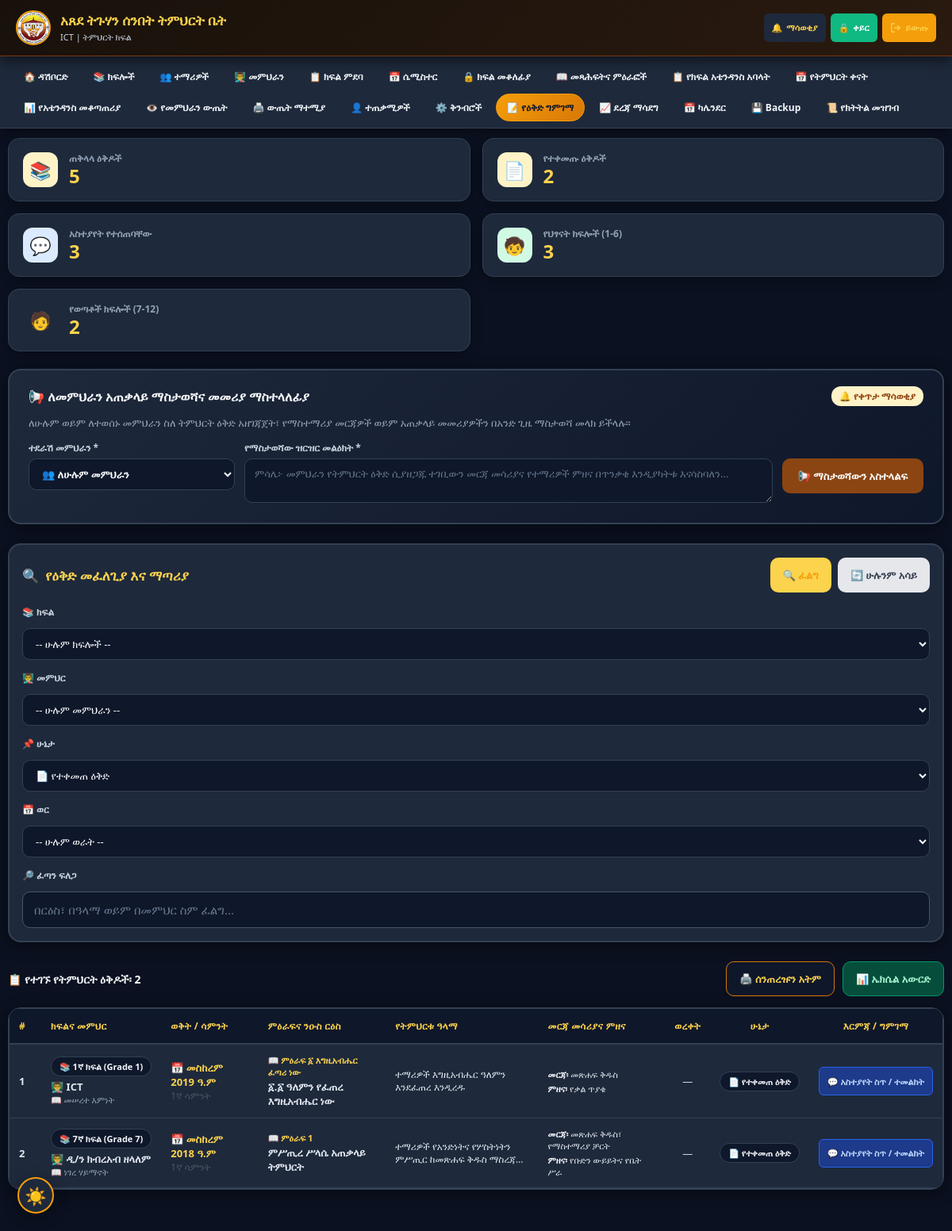
Screenshot of /lesson_plan_admin_review.php?status=submitted (signed in) with the database file from the repository.
### tables this page shows
CREATE TABLE `lesson_plans` (
  `id` int(11) NOT NULL,
  `teacher_id` int(11) NOT NULL,
  `class_id` int(11) NOT NULL,
  `semester_id` int(11) NOT NULL,
  `subject` varchar(150) DEFAULT NULL,
  `ethiopian_year` int(11) NOT NULL,
  `ethiopian_month` tinyint(4) NOT NULL,
  `week_number` varchar(50) DEFAULT NULL,
  `chapter` varchar(255) DEFAULT NULL,
  `sub_topic` varchar(255) DEFAULT NULL,
  `ethiopian_day` tinyint(4) NOT NULL DEFAULT 1,
  `lesson_number` varchar(20) DEFAULT NULL,
  `topic` varchar(255) DEFAULT '',
  `duration_minutes` int(11) DEFAULT NULL,
  `objective` text DEFAULT NULL,
  `teaching_method` text DEFAULT NULL,
  `materials` text DEFAULT NULL,
  `activities` text DEFAULT NULL,
  `homework` text DEFAULT NULL,
  `evaluation` text DEFAULT NULL,
  `notes` text DEFAULT NULL,
  `paper_photo_path` varchar(255) DEFAULT NULL COMMENT 'Optional photo of the original paper plan, for reference alongside the digital entry - no automatic text extraction (OCR) is performed; the teacher types the fields themselves.',
  `status` enum('draft','submitted','reviewed','approved','needs_correction') NOT NULL DEFAULT 'draft',
  `admin_feedback` text DEFAULT NULL,
  `version` int(11) NOT NULL DEFAULT 1,
  `created_at` timestamp NOT NULL DEFAULT current_timestamp(),
  `updated_at` timestamp NOT NULL DEFAULT current_timestamp() ON UPDATE current_timestamp(),
  `is_deleted` tinyint(1) NOT NULL DEFAULT 0
);

CREATE TABLE `classes` (
  `id` int(11) NOT NULL,
  `grade_id` int(11) DEFAULT NULL,
  `name` varchar(50) NOT NULL,
  `description` text DEFAULT NULL,
  `created_at` timestamp NOT NULL DEFAULT current_timestamp()
);

CREATE TABLE `users` (
  `id` int(11) NOT NULL,
  `name` varchar(100) NOT NULL,
  `username` varchar(50) NOT NULL,
  `phone` varchar(20) DEFAULT NULL,
  `photo` varchar(255) DEFAULT NULL,
  `role` enum('admin','teacher','attendance_submitter') NOT NULL DEFAULT 'teacher',
  `status` enum('active','inactive') NOT NULL DEFAULT 'active',
  `password` varchar(255) NOT NULL,
  `first_login` tinyint(1) DEFAULT 1,
  `dark_mode` tinyint(1) DEFAULT 0,
  `created_at` timestamp NOT NULL DEFAULT current_timestamp(),
  `can_edit_marks` tinyint(1) DEFAULT 1,
  `can_edit_attendance` tinyint(1) DEFAULT 0
);

### lesson_plan_admin_review.php (the view, shortened to what the rows shown need)
<?php
require_once 'db.php';
$f_status = trim($_GET['status'] ?? '');
$where = "WHERE lp.is_deleted = 0";
$params = [];
$types = "";
if ($f_status !== '') {
    $where .= " AND lp.status = ?";
    $types .= "s";
    $params[] = $f_status;
}
$plans = dbFetchAll(
    $conn,
    "SELECT lp.*, c.name as class_name, u.name as teacher_name, u.phone as teacher_phone
     FROM lesson_plans lp
     JOIN classes c ON lp.class_id = c.id
     JOIN users u ON lp.teacher_id = u.id
     $where
     ORDER BY lp.updated_at DESC, lp.id DESC
     LIMIT 250",
    $types,
    $params
);
$status_labels = [
    'submitted' => '📄 የተቀመጠ ዕቅድ',
    'reviewed' => '💬 አስተያየት ተሰጥቷል'
];
?>
<!DOCTYPE html>
<html lang="am">
<head>
    <?php include 'pwa_head.php'; ?>
</head>
<body class="no-print">
    <?php include 'mobile_nav.php'; ?>
    <div class="main-container">
        <div class="table-card">
            <?php if (empty($plans)): ?>
                <div style="text-align:center; padding:50px 20px; color:#6B7280;">
                    <div style="font-size:48px; margin-bottom:12px;">📭</div>
                    <h3 style="color:var(--brown-dark); margin-bottom:6px;">ምንም ዕቅድ አልተገኘም</h3>
                    <p style="font-size:13px;">በተመረጡት ማጣሪያዎች መሠረት ምንም የትምህርት ዕቅድ አልተመዘገበም።</p>
                </div>
            <?php else: ?>
                <div class="table-responsive">
                    <table class="plans-table" id="plansTable">
                        <thead>
                            <tr>
                                <th style="width:40px;">#</th>
                                <th>ክፍልና መምህር</th>
                                <th>ወቅት / ሳምንት</th>
                                <th>ምዕራፍና ንዑስ ርዕስ</th>
                                <th>የትምህርቱ ዓላማ</th>
                                <th>መርጃ መሳሪያና ምዘና</th>
                                <th style="text-align:center;">ወረቀት</th>
                                <th style="text-align:center;">ሁኔታ</th>
                                <th class="no-print" style="text-align:center;">እርምጃ / ግምገማ</th>
                            </tr>
                        </thead>
                        <tbody>
                            <?php
                            $badgeClasses = [
                                'submitted' => 'badge-submitted',
                                'approved' => 'badge-approved',
                                'needs_correction' => 'badge-needs_correction',
                                'reviewed' => 'badge-reviewed',
                                'draft' => 'badge-draft'
                            ];
                            foreach ($plans as $idx => $p):
                                $monthName = getEthiopianMonthName($p['ethiopian_month']);
                                $topicTitle = $p['sub_topic'] ?: ($p['topic'] ?: 'የትምህርት ዕቅድ');
                                $statusBadgeClass = $badgeClasses[$p['status']] ?? 'badge-draft';
                                $statusLabelText = $status_labels[$p['status']] ?? $p['status'];
                            ?>
                            <tr id="plan-row-<?php echo $p['id']; ?>">
                                <td style="font-weight:700; color:#9CA3AF;"><?php echo $idx + 1; ?></td>
                                <td>
                                    <span class="badge badge-class" style="margin-bottom:4px;">
                                        📚 <?php echo htmlspecialchars($p['class_name']); ?>
                                    </span>
                                    <div class="teacher-cell">
                                        👨‍🏫 <?php echo htmlspecialchars($p['teacher_name']); ?>
                                    </div>
                                    <?php if ($p['subject']): ?>
                                        <div style="font-size:11px; color:#6B7280;">📖 <?php echo htmlspecialchars($p['subject']); ?></div>
                                    <?php endif; ?>
                                </td>
                                <td>
                                    <div style="font-weight:700; color:var(--brown-dark);">
                                        📅 <?php echo $monthName . ' ' . $p['ethiopian_year']; ?> ዓ.ም
                                    </div>
                                    <div style="font-size:12px; color:#4B5563;">
                                        <?php echo htmlspecialchars($p['week_number'] ?: '—'); ?>
                                    </div>
                                </td>
                                <td>
                                    <?php if ($p['chapter']): ?>
                                        <div style="font-size:11px; font-weight:700; color:var(--brown-dark); margin-bottom:2px;">
                                            📖 <?php echo htmlspecialchars($p['chapter']); ?>
                                        </div>
                                    <?php endif; ?>
                                    <div class="topic-cell">
                                        <?php echo htmlspecialchars($topicTitle); ?>
                                    </div>
                                </td>
                                <td>
                                    <div class="text-truncate-2" title="<?php echo htmlspecialchars($p['objective'] ?: ''); ?>">
                                        <?php echo htmlspecialchars($p['objective'] ?: '—'); ?>
                                    </div>
                                </td>
                                <td>
                                    <div style="font-size:11px; margin-bottom:3px;">
                                        <strong style="color:var(--brown-dark);">መርጃ፡</strong>
                                        <?php echo htmlspecialchars(mb_strimwidth($p['materials'] ?: '—', 0, 45, '...')); ?>
                                    </div>
                                    <div style="font-size:11px;">
                                        <strong style="color:var(--brown-dark);">ምዘና፡</strong>
                                        <?php echo htmlspecialchars(mb_strimwidth($p['evaluation'] ?: '—', 0, 45, '...')); ?>
                                    </div>
                                </td>
                                <td style="text-align:center;">
                                    <?php if (!empty($p['paper_photo_path'])): ?>
                                        <a href="<?php echo htmlspecialchars($p['paper_photo_path']); ?>" target="_blank" class="thumb-link" title="የወረቀት ፎቶ ክፈት">
                                            <img src="<?php echo htmlspecialchars($p['paper_photo_path']); ?>" class="thumb-img" alt="Paper Plan">
                                        </a>
                                    <?php else: ?>
                                        <span style="color:#D1D5DB;">—</span>
                                    <?php endif; ?>
                                </td>
                                <td style="text-align:center;">
                                    <span class="badge <?php echo $statusBadgeClass; ?>">
                                        <?php echo $statusLabelText; ?>
                                    </span>
                                </td>
                                <td class="no-print" style="text-align:center; white-space:nowrap;">
                                    <div style="display:inline-flex; gap:5px; align-items:center;">
                                        <button type="button" class="btn btn-review btn-sm" onclick='openPlanReviewModal(<?php echo json_encode($p, JSON_UNESCAPED_UNICODE); ?>)'>
                                            💬 አስተያየት ስጥ / ተመልከት
                                        </button>
                                    </div>
                                </td>
                            </tr>
                            <?php endforeach; ?>
                        </tbody>
                    </table>
                </div>
            <?php endif; ?>
        </div>
    </div>
</body>
</html>

### rows the page displays
lesson_plans: class.name "1ኛ ክፍል (Grade 1)", teacher.name "ICT", subject "መሠረተ እምነት", ethiopian_month "መስከረም", ethiopian_year "2019", week_number "1ኛ ሳምንት", chapter "ምዕራፍ ፩ እግዚአብሔር ፈጣሪ ነው", sub_topic "፩.፩ ዓለምን የፈጠረ እግዚአብሔር ነው", objective "ተማሪዎች እግዚአብሔር ዓለምን እንደፈጠረ እንዲረዱ", materials "መጽሐፍ ቅዱስ", evaluation "የቃል ጥያቄ", status "📄 የተቀመጠ ዕቅድ"
lesson_plans: class.name "7ኛ ክፍል (Grade 7)", teacher.name "ዲ/ን ክብረአብ ዘላለም", subject "ነገረ ሃይማኖት", ethiopian_month "መስከረም", ethiopian_year "2018", week_number "1ኛ ሳምንት", chapter "ምዕራፍ 1", sub_topic "ምሥጢረ ሥላሴ አጠቃላይ ትምህርት", objective "ተማሪዎች የአንድነትና የሦስትነትን ምሥጢር ከመጽሐፍ ቅዱስ…", materials "መጽሐፍ ቅዱስ፣ የማስተማሪያ ቻርት", evaluation "የቡድን ውይይትና የቤት ሥራ", status "📄 የተቀመጠ ዕቅድ"

### other values shown
$nav_name "ICT"
$item['icon'] "🏠"
$item['label'] "ዳሽቦርድ"
$item['icon'] "📚"
$item['label'] "ክፍሎች"
$item['icon'] "👥"
$item['label'] "ተማሪዎች"
$item['icon'] "👨‍🏫"
$item['label'] "መምህራን"
$item['icon'] "📋"
$item['label'] "ክፍል ምደባ"
$item['icon'] "📅"
$item['label'] "ሴሚስተር"
$item['icon'] "🔒"
$item['label'] "ክፍል መቆለፊያ"
